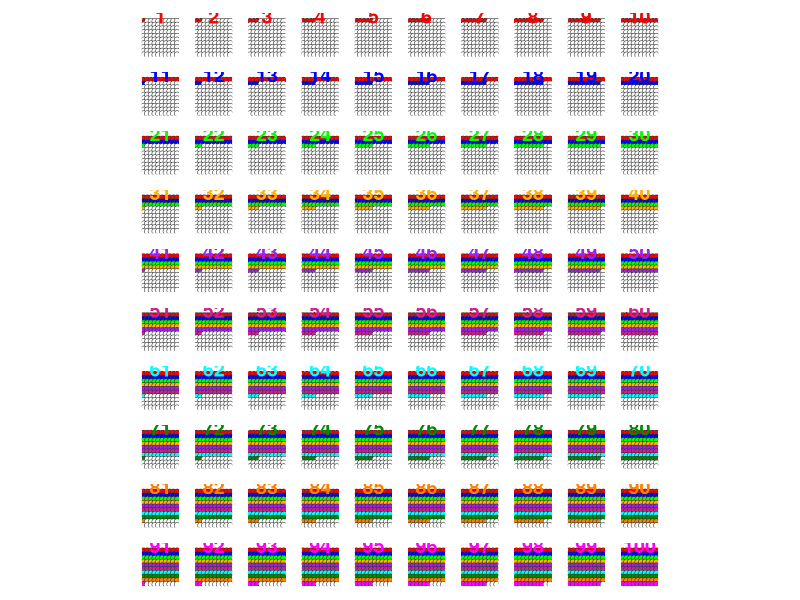

Write R code to recreate this figure.
# install.packages("ggplot2")   # if needed

library(ggplot2)

library(grid)   # for unit()

# ---------------- CONFIG ---------------- #

outfile <- "Numbers_1_100_poster.jpg"

# Colors for each tens row (1–10, 11–20, ..., 91–100)

tens_palette <- c(
  "#d80000", "#ff7f00", "#0078d4", "#00994c", "#a000a0",
  "#0000cc", "#e00088", "#ffb000", "#00aaaa", "#555555"
)

tens_palette <- c("red","blue","green","#ffb000","purple",
                  "violetred","cyan","green4","#ff7f00","magenta")

tens_palette_transparent = adjustcolor(tens_palette,alpha = 0.3)

numbers <- 1:100

# -------------- DATA BUILD -------------- #

df_list <- lapply(numbers, function(n) {
  
  dots <- 1:100
  
  data.frame(
    
    number = n,
    
    dot_id = dots,
    
    # 10×10 grid, left-to-right, top-to-bottom
    
    dot_row = 9 - ((dots - 1) %/% 10),   # 0..9 (top row is 9)
    
    dot_col = (dots - 1) %% 10,          # 0..9
    
    filled  = dots <= n
    
  )
  
})

df <- do.call(rbind, df_list)

df$tens_group <- floor((df$number - 1) / 10) + 1

df$fill_color <- ifelse(df$filled,
                        
                        tens_palette[df$tens_group],
                        
                        "white")

for(c in 1:10){
  id_range1 = (c-1)*10+1
  id_range2 = c*10
  df$fill_color[which(df$dot_id %in% c(id_range1:id_range2))] <- 
    ifelse(df$filled[which(df$dot_id %in% c(id_range1:id_range2))],
           
           tens_palette[c],
           
           "white")
}
# for drawing the number text in each facet

numbers_df <- data.frame(
  
  number = numbers,
  
  x = 4.5,      # horizontal center over the dots
  
  y = 10.4      # a bit above the top dot row
  
)

# -------------- PLOT -------------- #

p <- ggplot(df, aes(x = dot_col, y = dot_row)) +
  
  # dots
  geom_point(
    aes(fill = fill_color),
    shape = 21, size = 1.8,
    colour = "grey20", 
    #colour = "black", 
    stroke = 0.3 
  ) +
  
  # number label in each facet
  geom_text(
    data = numbers_df,
    aes(x = x, y = y, label = number),
    inherit.aes = FALSE,
    color = rep(tens_palette,each=10),
    fontface="bold",
    size = 5
  ) +
  
  scale_fill_identity() +
  
  scale_x_continuous(limits = c(-0.5, 9.5), breaks = NULL, expand = c(0, 0)) +
  
  scale_y_continuous(limits = c(-0.5, 11),  breaks = NULL, expand = c(0, 0)) +
  
  facet_wrap(~ number, ncol = 10) +
  
  coord_equal() +
  
  theme_void() +
  
  theme(
    strip.text = element_blank(),
    panel.spacing = unit(0.8, "lines"),
    #plot.background = element_rect(fill = "lightgrey"),
    # strip.background = element_rect(fill = rep(tens_palette_transparent,10)),
    plot.margin = margin(10, 10, 10, 10)
  )

#p
# -------------- SAVE -------------- #

ggsave(outfile, p, width = 30, height = 35, units = "cm", dpi = 300)

cat("Saved poster to", outfile, "\n")
